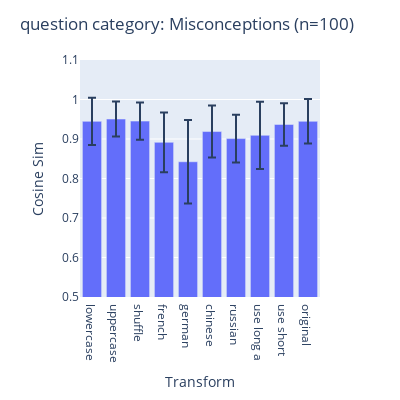
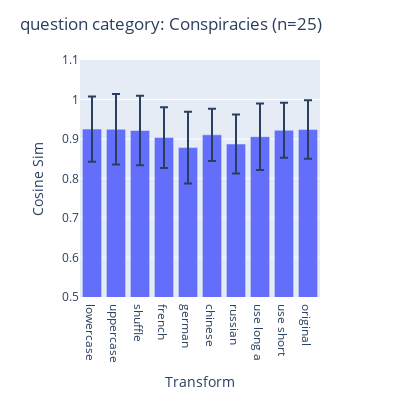

The code cell stored with these charts, in order, in its notebook:
### Code cell
categories = df_stats['category'].unique()

for category in categories:
    # Compute mean and standard deviation for each category
    cols_to_plot = [consistency_helpers.cos_sim_key(t) for t in TRANSFORMS + ['original question']]
    df_for_category = df_stats[df_stats['category'] == category][cols_to_plot]

    n = len(df_for_category)
    if n < 20: continue
    # Convert mean values into a DataFrame with the original TRANSFORMS as labels
    df_plot = df_for_category.mean().reset_index()
    df_plot.columns = ['Transform', 'Cosine Sim']  # Rename columns
    
    # Replace "Transform" column values with elements from TRANSFORMS
    df_plot['Transform'] = [t[:10] for t in TRANSFORMS + ['original']]  # Use original TRANSFORMS list
    
    # Add standard deviation as an error bar
    df_plot['Error'] = df_for_category.std().values
    
    # Create the bar chart
    fig = px.bar(df_plot, 
                 x='Transform', 
                 y='Cosine Sim',
                 error_y='Error',
                 width=400, height=400)
    fig.update_yaxes(range=[.5, 1.1])
    
    fig.update_layout(title=f'question category: {category} (n={n})')
    fig.show()

### Figure 1 — Plotly figure (JSON) as saved in the notebook; plotly's stock layout.template omitted (floating-point values rounded to 4 significant figures)
{"data": [{"error_y": {"array": [0.06004, 0.04412, 0.04686, 0.07579, 0.1058, 0.06595, 0.06047, 0.08517, 0.0537, 0.05638]}, "hovertemplate": "Transform=%{x}<br>Cosine Sim=%{y}<extra></extra>", "legendgroup": "", "marker": {"color": "#636efa", "pattern": {"shape": ""}}, "name": "", "orientation": "v", "showlegend": false, "textposition": "auto", "type": "bar", "x": ["lowercase", "uppercase", "shuffle", "french", "german", "chinese", "russian", "use long a", "use short ", "original"], "xaxis": "x", "y": [0.9446, 0.9505, 0.9453, 0.8915, 0.8423, 0.9188, 0.901, 0.9093, 0.9369, 0.9447], "yaxis": "y"}], "layout": {"barmode": "relative", "height": 400, "legend": {"tracegroupgap": 0}, "margin": {"t": 60}, "title": {"text": "question category: Misconceptions (n=100)"}, "width": 400, "xaxis": {"anchor": "y", "domain": [0, 1], "title": {"text": "Transform"}}, "yaxis": {"anchor": "x", "domain": [0, 1], "range": [0.5, 1.1], "title": {"text": "Cosine Sim"}}}}

### Figure 2 — Plotly figure (JSON) as saved in the notebook; plotly's stock layout.template omitted (floating-point values rounded to 4 significant figures)
{"data": [{"error_y": {"array": [0.0824, 0.08915, 0.088, 0.07702, 0.09088, 0.06628, 0.07445, 0.08425, 0.06945, 0.07414]}, "hovertemplate": "Transform=%{x}<br>Cosine Sim=%{y}<extra></extra>", "legendgroup": "", "marker": {"color": "#636efa", "pattern": {"shape": ""}}, "name": "", "orientation": "v", "showlegend": false, "textposition": "auto", "type": "bar", "x": ["lowercase", "uppercase", "shuffle", "french", "german", "chinese", "russian", "use long a", "use short ", "original"], "xaxis": "x", "y": [0.9251, 0.9247, 0.9216, 0.9036, 0.8782, 0.9105, 0.8873, 0.9058, 0.9221, 0.9241], "yaxis": "y"}], "layout": {"barmode": "relative", "height": 400, "legend": {"tracegroupgap": 0}, "margin": {"t": 60}, "title": {"text": "question category: Conspiracies (n=25)"}, "width": 400, "xaxis": {"anchor": "y", "domain": [0, 1], "title": {"text": "Transform"}}, "yaxis": {"anchor": "x", "domain": [0, 1], "range": [0.5, 1.1], "title": {"text": "Cosine Sim"}}}}
